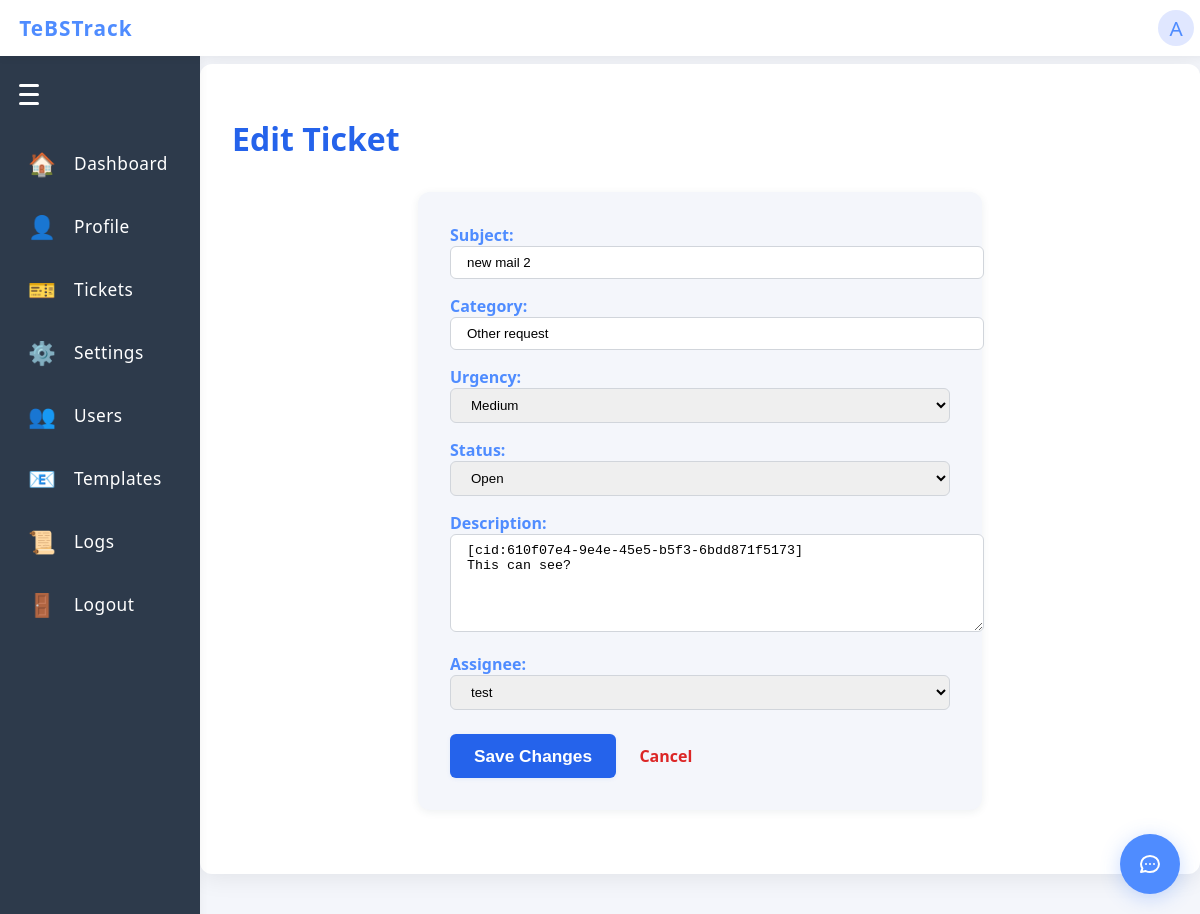
The app's page /edit_ticket/2 (signed in) with its own data.
### app/models.py (models this page shows)
class User(UserMixin, db.Model):
    id = db.Column(db.Integer, primary_key=True)
    username = db.Column(db.String(150), unique=True, nullable=False)
    password = db.Column(db.String(150), nullable=False)
    role = db.Column(db.String(20), nullable=False, default='infra')  # 'admin' or 'infra'

class Ticket(db.Model):
    id = db.Column(db.Integer, primary_key=True)
    subject = db.Column(db.String(255), nullable=False)
    description = db.Column(db.Text, nullable=True)
    sender = db.Column(db.String(150), nullable=False)
    category = db.Column(db.String(100), nullable=True)
    urgency = db.Column(db.String(50), nullable=True)
    status = db.Column(db.String(50), nullable=False, default='Open')
    resolution = db.Column(db.String(255), nullable=True)
    created_at = db.Column(db.DateTime, server_default=db.func.now())
    updated_at = db.Column(db.DateTime, server_default=db.func.now(), onupdate=db.func.now())
    thread_id = db.Column(db.String(255), nullable=True)  # For email threading
    audit_log = db.Column(db.Text, nullable=True)  # JSON or text log
    assigned_to = db.Column(db.Integer, db.ForeignKey('user.id'), nullable=True)

### app/routes.py (the view, shortened to what this page needs)
@main.route('/edit_ticket/<int:ticket_id>', methods=['GET', 'POST'])
@login_required
def edit_ticket(ticket_id):
    ticket = Ticket.query.get_or_404(ticket_id)
    if current_user.role == 'infra':
        if ticket.assigned_to is not None and ticket.assigned_to != current_user.id:
            flash('You do not have permission to edit this ticket.', 'error')
            return redirect(url_for('main.tickets'))
    elif current_user.role != 'admin':
        flash('You do not have permission to edit tickets.', 'error')
        return redirect(url_for('main.index'))
    infra_users = User.query.filter_by(role='infra').order_by(User.username).all()
    form = EditTicketForm(obj=ticket)
    if request.method == 'GET':
        form = EditTicketForm(obj=ticket)
    return render_template('edit_ticket.html', ticket=ticket, infra_users=infra_users, form=form)

### app/routes.py
class EditTicketForm(FlaskForm):
    subject = StringField('Subject', validators=[DataRequired()])
    category = StringField('Category', validators=[DataRequired()])
    urgency = SelectField('Urgency', choices=[('Low','Low'),('Medium','Medium'),('High','High'),('Urgent','Urgent')], validators=[DataRequired()])
    status = SelectField('Status', choices=[('Open','Open'),('Closed','Closed')], validators=[DataRequired()])
    description = TextAreaField('Description', validators=[DataRequired()])
    assigned_to = IntegerField('Assignee', validators=[Optional()])
    resolution = StringField('Resolution', validators=[Optional()])
    sender = StringField('Request by', validators=[Optional()])
    created_at = StringField('Issue Reported Date', validators=[Optional()])  # Will parse as date
    updated_at = StringField('Date of Completion', validators=[Optional()])  # Will parse as date

### app/__init__.py (called while the page is built)
def create_app():
    app = Flask(__name__)
    app.config.from_object('config.Config')
    app.config['SESSION_COOKIE_HTTPONLY'] = True  # Prevent JS access to session cookie
    app.config['SESSION_COOKIE_SAMESITE'] = 'Lax'  # Restrict cross-site requests
    csrf.init_app(app)
    db.init_app(app)
    login_manager.init_app(app)
    app.register_blueprint(main)
    from flask_wtf.csrf import CSRFError
    from .routes import LoginForm
    from flask import render_template, flash
    @app.errorhandler(CSRFError)
    def handle_csrf_error(e):
        flash('CSRF token missing or invalid. Please refresh the page and try again.', 'error')
        return render_template('login.html', form=LoginForm()), 400
    from .models import User
    @login_manager.user_loader
    def load_user(user_id):
        return User.query.get(int(user_id))
    return app

### app/routes.py (called while the page is built)
@main.before_app_request
def require_login():
    allowed_routes = ['main.login', 'static']
    if not current_user.is_authenticated and request.endpoint not in allowed_routes:
        return redirect(url_for('main.login'))

### app/templates/edit_ticket.html (shortened to what this page needs)
{% extends 'base.html' %}
{% block content %}
<div class="dashboard-container">
  <h1 style="color:#2563eb;">Edit Ticket</h1>
  <form method="post" action="{{ url_for('main.edit_ticket', ticket_id=ticket.id) }}" autocomplete="off" style="max-width:500px; margin:2rem auto; background:#f4f6fb; padding:2rem; border-radius:12px; box-shadow:0 2px 8px rgba(44,62,80,0.08);">
    <label style="font-weight:600; color:#4f8cff;">Subject:</label>
    {{ form.subject(class_="form-control", style="width:100%; margin-bottom:1rem; padding:0.5rem 1rem; border-radius:6px; border:1px solid #d1d5db;") }}
    <label style="font-weight:600; color:#4f8cff;">Category:</label>
    {{ form.category(class_="form-control", style="width:100%; margin-bottom:1rem; padding:0.5rem 1rem; border-radius:6px; border:1px solid #d1d5db;") }}
    <label style="font-weight:600; color:#4f8cff;">Urgency:</label>
    {{ form.urgency(class_="form-control", style="width:100%; margin-bottom:1rem; padding:0.5rem 1rem; border-radius:6px; border:1px solid #d1d5db;") }}
    <label style="font-weight:600; color:#4f8cff;">Status:</label>
    {{ form.status(class_="form-control", style="width:100%; margin-bottom:1rem; padding:0.5rem 1rem; border-radius:6px; border:1px solid #d1d5db;") }}
    <label style="font-weight:600; color:#4f8cff;">Description:</label>
    {{ form.description(class_="form-control", style="width:100%; margin-bottom:1rem; padding:0.5rem 1rem; border-radius:6px; border:1px solid #d1d5db; min-height:80px;") }}
    <label style="font-weight:600; color:#4f8cff;">Assignee:</label>
    <select name="assigned_to" class="form-control" style="width:100%; margin-bottom:1.5rem; padding:0.5rem 1rem; border-radius:6px; border:1px solid #d1d5db;">
      {% for user in infra_users %}
        <option value="{{ user.id }}" {% if form.assigned_to.data == user.id or ticket.assigned_to == user.id %}selected{% endif %}>{{ user.username }}</option>
      {% endfor %}
    </select>
    <button type="submit" style="background:#2563eb; color:#fff; border:none; border-radius:6px; padding:0.7rem 1.5rem; font-weight:700; font-size:1.08rem; box-shadow:0 1px 4px rgba(37,99,235,0.08); cursor:pointer; transition:background 0.2s;">Save Changes</button>
    <a href="{{ url_for('main.tickets') }}" style="margin-left:1.2rem; color:#dc2626; font-weight:600; text-decoration:none;">Cancel</a>
  </form>
</div>
{% endblock %}

### app/templates/base.html (shortened to what this page needs)
<!doctype html>
<html lang="en">
<head>
</head>
<body>
  <div class="navbar">
    <a href="{{ url_for('main.index') }}" class="navbar-title" style="text-decoration:none;">
      TeBSTrack
    </a>
    {% if current_user.is_authenticated %}
    <div class="navbar-profile" id="profile-btn">
      <span class="profile-icon">{{ current_user.username[0]|upper if current_user.username else '?' }}</span>
    </div>
    {% endif %}
  </div>
  {% if not hide_sidenav %}
    <div class="sidenav-hamburger" id="sidenav-hamburger">
      <span></span>
      <span></span>
      <span></span>
    </div>
    <a href="{{ url_for('main.index') }}" class="sidenav-link{% if request.endpoint == 'main.index' %} active{% endif %}" data-label="Dashboard">
      <span class="sidenav-icon">🏠</span>
      <span class="sidenav-label">Dashboard</span>
    </a>
    <a href="{{ url_for('main.profile') }}" class="sidenav-link{% if request.endpoint == 'main.profile' %} active{% endif %}" data-label="Profile">
      <span class="sidenav-icon">👤</span>
      <span class="sidenav-label">Profile</span>
    </a>
    <a href="{{ url_for('main.tickets') }}" class="sidenav-link{% if request.endpoint in ['main.tickets', 'main.view_ticket'] %} active{% endif %}" data-label="Tickets">
      <span class="sidenav-icon">🎫</span>
      <span class="sidenav-label">Tickets</span>
    </a>
    <a href="{{ url_for('main.settings') }}" class="sidenav-link{% if request.endpoint == 'main.settings' %} active{% endif %}" data-label="Settings">
      <span class="sidenav-icon">⚙️</span>
      <span class="sidenav-label">Settings</span>
    </a>
    {% if current_user.role == 'admin' %}
    <a href="{{ url_for('main.manage_users') }}" class="sidenav-link{% if request.endpoint == 'main.manage_users' %} active{% endif %}" data-label="Users">
      <span class="sidenav-icon">👥</span>
      <span class="sidenav-label">Users</span>
    </a>
    <a href="{{ url_for('main.manage_email_templates') }}" class="sidenav-link" data-label="Templates">
      <span class="sidenav-icon">📧</span>
      <span class="sidenav-label">Templates</span>
    </a>
    <a href="{{ url_for('main.audit_logs') }}" class="sidenav-link{% if request.endpoint == 'main.audit_logs' %} active{% endif %}" data-label="Logs">
      <span class="sidenav-icon">📜</span>
      <span class="sidenav-label">Logs</span>
    </a>
    {% endif %}
    <a href="{{ url_for('main.logout') }}" class="sidenav-link{% if request.endpoint == 'main.logout' %} active{% endif %}" data-label="Logout">
      <span class="sidenav-icon">🚪</span>
      <span class="sidenav-label">Logout</span>
    </a>
  {% endif %}
  <div class="main-content{% if hide_sidenav %} no-sidenav{% endif %}">
    {% block content %}{% endblock %}
  </div>
  {% if current_user.is_authenticated %}
    {% include 'chatbot_component.html' %}
  {% endif %}
  <link rel="stylesheet" href="https://cdnjs.cloudflare.com/ajax/libs/font-awesome/6.0.0/css/all.min.css">
</body>
</html>

### app/templates/base.html (style rules this page uses)
body { background: #f4f6fb; font-family: 'Segoe UI', Arial, sans-serif; margin: 0; padding: 0; }
.navbar { position: fixed; top: 0; left: 0; width: 100%; height: 56px; background: #fff; box-shadow: 0 2px 8px rgba(0,0,0,0.06); display: flex; align-items: center; justify-content: flex-start; padding: 0 1.2rem; z-index: 1000; }
.navbar-title { font-size: 1.3rem; font-weight: 700; color: #4f8cff; letter-spacing: 1px; }
.navbar-profile { position: relative; display: flex; align-items: center; cursor: pointer; right: 25px; }
.profile-icon { width: 36px; height: 36px; border-radius: 50%; background: #e0e7ff; display: flex; align-items: center; justify-content: center; font-size: 1.3rem; color: #4f8cff; margin-left: 8px; }
.sidenav-hamburger { width: 28px; height: 28px; margin: 0 0 1.5rem 1.2rem; display: flex; flex-direction: column; justify-content: center; cursor: pointer; z-index: 1001; }
.sidenav-hamburger span { display: block; height: 3px; width: 20px; background: #fff; margin: 3px 0; border-radius: 2px; transition: all 0.3s; }
.sidenav-link { color: #fff; padding: 1rem 1.5rem; text-decoration: none; font-size: 1.08rem; font-weight: 500; letter-spacing: 0.5px; transition: background 0.18s, color 0.18s, padding 0.3s, font-size 0.3s; border-left: 4px solid transparent; display: flex; align-items: center; }
.sidenav-icon { font-size: 1.4rem; margin-right: 1.1rem; min-width: 1.4rem; text-align: center; display: inline-block; transition: margin 0.3s; }
.sidenav-label { transition: opacity 0.3s, width 0.3s; white-space: nowrap; overflow: hidden; }
.main-content { margin-left: 200px; margin-top: 64px; transition: margin-left 0.3s ease; }
.dashboard-container { max-width: 1100px; margin: 40px auto; padding: 2rem; background: #fff; border-radius: 12px; box-shadow: 0 4px 24px rgba(0,0,0,0.08); }

### records on screen
User: username "A"
Ticket: subject "new mail 2", category "Other request", urgency "Medium", status "Open", description "[cid:610f07e4-9e4e-45e5-b5f3-6bdd871f5173] This can see?"

### other values on screen
form field assigned_to "test"
